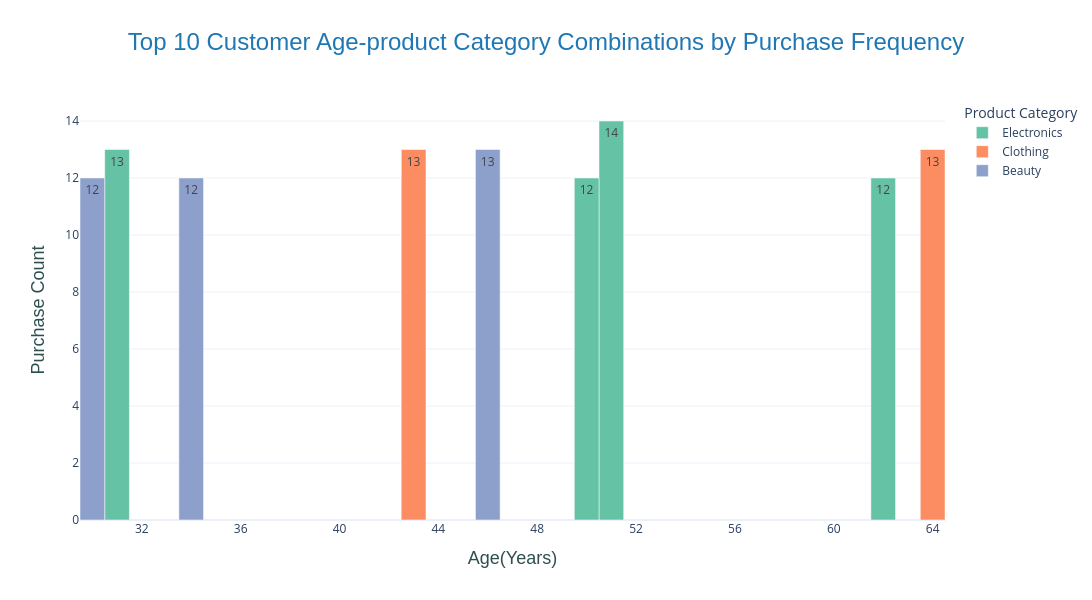

Here is the notebook cell this chart was saved with:
### Code cell
#visualizing the data
fig=px.bar(data_frame=df_product_by_age,x="Age",y="Count",color="Product Category",barmode="group",title="Product Purchases by Age Group",text_auto=True,color_discrete_sequence=px.colors.qualitative.Set2,template="plotly_white")
fig.update_layout(
    width=1400,
    height=600,
    bargap=1,
    title="Top 10 Customer Age-product Category Combinations by Purchase Frequency",
    title_x=0.5
)
fig.update_traces(
    width=1
)
fig.update_xaxes(
    title="Age(Years)",
    dtick=4
)
fig.update_yaxes(
    title="Purchase Count"
)
fig.update_layout(
    title_font=dict(
        family="Arial",
        size=24,
        color="#1F77B4"
    ),
    xaxis_title_font=dict(
        family="Arial",
        size=18,
        color="#2F4F4F"
    ),
    yaxis_title_font=dict(
        family="Arial",
        size=18,
        color="#2F4F4F"
    )
)
fig.show()

### Figure 1 — Plotly figure (JSON) as saved in the notebook; plotly's stock layout.template omitted (floating-point values rounded to 4 significant figures)
{"data": [{"alignmentgroup": "True", "hovertemplate": "Product Category=Electronics<br>Age=%{x}<br>Count=%{y}<extra></extra>", "legendgroup": "Electronics", "marker": {"color": "rgb(102,194,165)", "pattern": {"shape": ""}}, "name": "Electronics", "offsetgroup": "Electronics", "orientation": "v", "showlegend": true, "textposition": "auto", "texttemplate": "%{y}", "type": "bar", "width": 1, "x": [51, 31, 50, 43, 62], "xaxis": "x", "y": [14, 13, 12, 12, 12], "yaxis": "y"}, {"alignmentgroup": "True", "hovertemplate": "Product Category=Clothing<br>Age=%{x}<br>Count=%{y}<extra></extra>", "legendgroup": "Clothing", "marker": {"color": "rgb(252,141,98)", "pattern": {"shape": ""}}, "name": "Clothing", "offsetgroup": "Clothing", "orientation": "v", "showlegend": true, "textposition": "auto", "texttemplate": "%{y}", "type": "bar", "width": 1, "x": [43, 64], "xaxis": "x", "y": [13, 13], "yaxis": "y"}, {"alignmentgroup": "True", "hovertemplate": "Product Category=Beauty<br>Age=%{x}<br>Count=%{y}<extra></extra>", "legendgroup": "Beauty", "marker": {"color": "rgb(141,160,203)", "pattern": {"shape": ""}}, "name": "Beauty", "offsetgroup": "Beauty", "orientation": "v", "showlegend": true, "textposition": "auto", "texttemplate": "%{y}", "type": "bar", "width": 1, "x": [46, 30, 34], "xaxis": "x", "y": [13, 12, 12], "yaxis": "y"}], "layout": {"bargap": 1, "barmode": "group", "height": 600, "legend": {"title": {"text": "Product Category"}, "tracegroupgap": 0}, "title": {"font": {"color": "#1F77B4", "family": "Arial", "size": 24}, "text": "Top 10 Customer Age-product Category Combinations by Purchase Frequency", "x": 0.5}, "width": 1400, "xaxis": {"anchor": "y", "domain": [0, 1], "dtick": 4, "title": {"font": {"color": "#2F4F4F", "family": "Arial", "size": 18}, "text": "Age(Years)"}}, "yaxis": {"anchor": "x", "domain": [0, 1], "title": {"font": {"color": "#2F4F4F", "family": "Arial", "size": 18}, "text": "Purchase Count"}}}}
